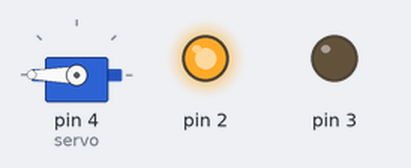
The sketch below on a simulated Arduino Uno, built with avr-gcc and run on an emulated ATmega328P. Parts: servo, output pins drawn as LEDs (lit = HIGH).

Above: at 0.05 s.
At 1.95 s:
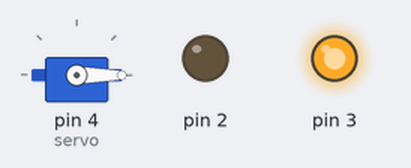
Timing chart, 0 to 4.6 s (numbered marks = the images above):
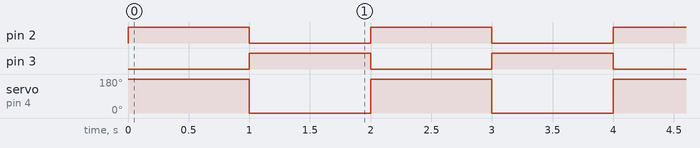

The sketch:

Servo_Led_0-180Derajat.ino
```cpp
#include <Servo.h>
Servo servo;
int pos = 0;

void setup() {
//   // put your setup code here, to run once:
  servo.attach(4);
  pinMode(2, OUTPUT);
  pinMode(3, OUTPUT);
}

void loop() {
//   // put your main code here, to run repeatedly:
  servo.write(pos);
  if(pos == 0){
    pos = 180;
    servo.write(pos);
    digitalWrite(2, 1);
    digitalWrite(3,0);
    delay(1000);
  }
  if(pos == 180){
    pos = 0;
    servo.write(pos);
    digitalWrite(3,1);
    digitalWrite(2,0);
    delay(1000);
  }
}
```

Measured:
- by itself, pin 2, pin 3: alternates HIGH for 1.0 s and LOW for 1.0 s
- by itself, servo on pin 4 (servo): alternates 180° for 1.0 s and 0° for 1.0 s
